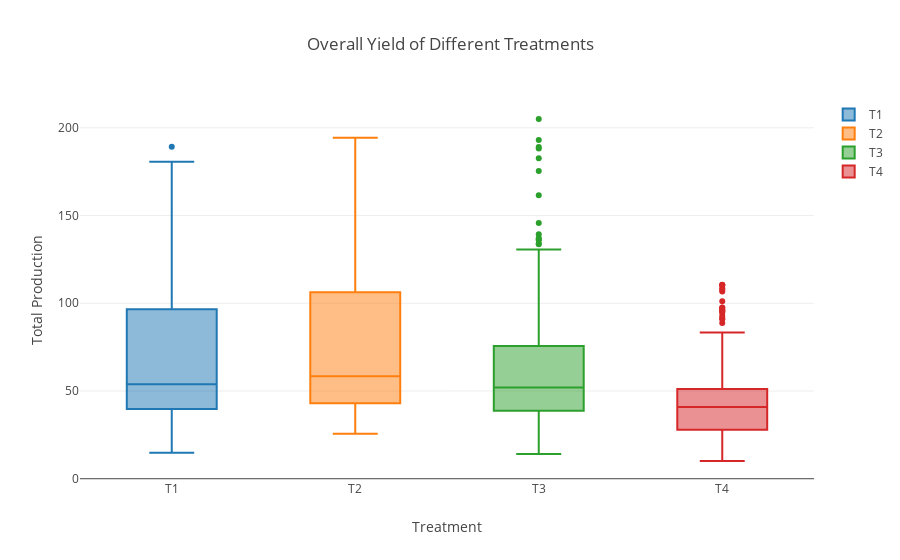

Notebook code cell kept with this figure:
### Code cell
# Create Box Plots of the Different Treatments
trace1 = go.Box(x = T1['Treatment'], y = T1['Yield_bu_A'], name = 'T1')
trace2 = go.Box(x = T2['Treatment'], y = T2['Yield_bu_A'], name = 'T2')
trace3 = go.Box(x = T3['Treatment'], y = T3['Yield_bu_A'], name = 'T3')
trace4 = go.Box(x = T4['Treatment'], y = T4['Yield_bu_A'], name = 'T4')

layout = go.Layout(title='Overall Yield of Different Treatments',
                      xaxis=dict(title ='Treatment'), 
                       yaxis=dict(title='Total Production')
                  )

data = [trace1, trace2, trace3, trace4]
fig = go.Figure(data=data, layout=layout)
iplot(fig, filename='Box-plots')

### Figure 1 — Plotly figure (JSON) as saved in the notebook; plotly's stock layout.template omitted (floating-point values rounded to 4 significant figures; data arrays with more than 128 entries replaced by an {"elided": "..."} marker saying what was removed)
{"data": [{"name": "T1", "type": "box", "uid": "239c7afa-24fb-4dd4-a3f0-4172127e9bd7", "x": {"elided": "174 str values"}, "y": {"elided": "174 float values"}}, {"name": "T2", "type": "box", "uid": "cd13b26b-0c72-49cd-94a1-d5fc49fbe72a", "x": {"elided": "166 str values"}, "y": {"elided": "166 float values"}}, {"name": "T3", "type": "box", "uid": "9d2fa167-e8ef-49ba-8b10-3f40ff3010a2", "x": {"elided": "174 str values"}, "y": {"elided": "174 float values"}}, {"name": "T4", "type": "box", "uid": "27896cdc-8433-444b-9953-d2fac55c504f", "x": {"elided": "174 str values"}, "y": {"elided": "174 float values"}}], "layout": {"autosize": true, "title": "Overall Yield of Different Treatments", "xaxis": {"autorange": true, "range": [-0.5, 3.5], "title": "Treatment", "type": "category"}, "yaxis": {"autorange": true, "range": [-0.7278, 215.8], "title": "Total Production", "type": "linear"}}}
